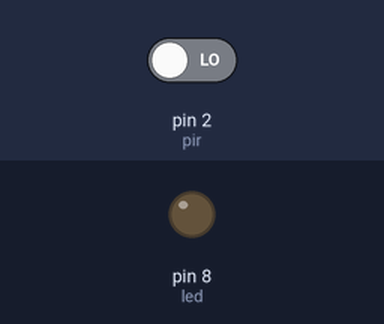
Recording of a sketch running on a simulated Arduino Uno, built with avr-gcc and run on an emulated ATmega328P. On the bench: output pins drawn as LEDs (lit = HIGH). The inputs (shaded band) are chosen by the test bench; at power-on: pin 2 (pir) LOW.

Above: at 1.2 s.
1.3 s: pin 2 (pir) driven HIGH
At 2.4 s:
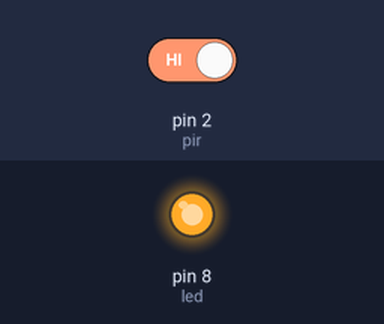
2.8 s: pin 2 (pir) driven LOW
At 3.6 s:
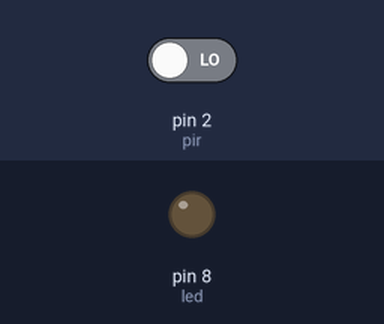
Timing chart, 0 to 5.8 s (numbered marks = the images above; inputs shaded):
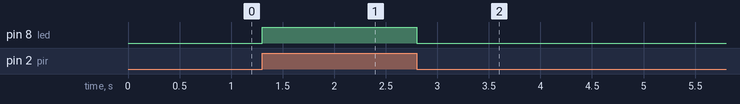

The sketch:

sketch_apr5e.ino
```cpp
const int led = 8;
const int pir = 2;
int motion;

void setup(){
  pinMode(led, OUTPUT);
  pinMode(pir, INPUT);
}

void loop(){
  motion = digitalRead(pir);
  if(motion){
    digitalWrite(led, HIGH);
  }
  else{
    digitalWrite(led, LOW);
  }
}
```

Measured:
- after the input at 1.3 s, pin 8 (led): LOW → HIGH at once
- after the input at 2.8 s, pin 8 (led): HIGH → LOW at once
